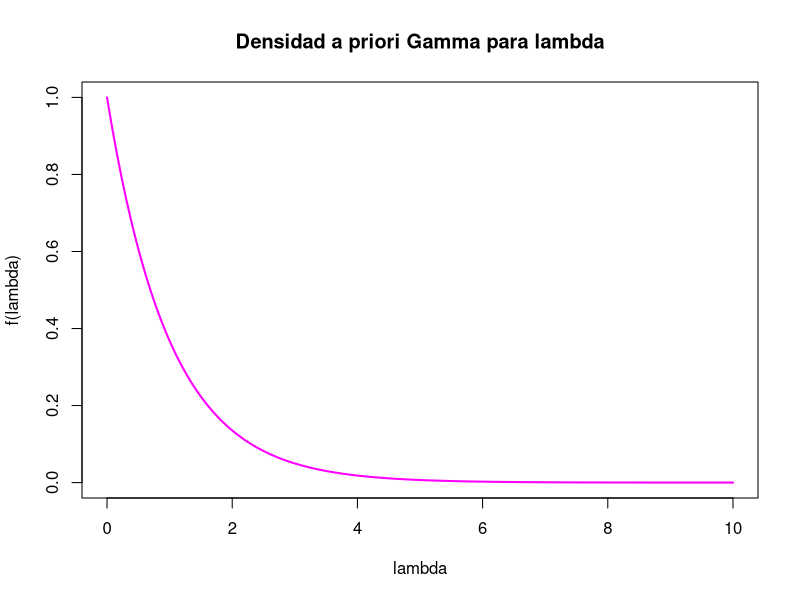
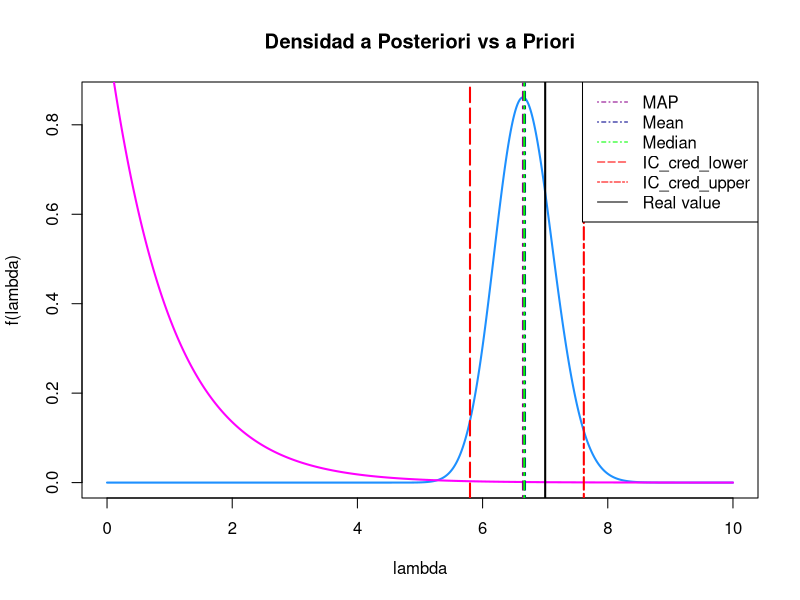
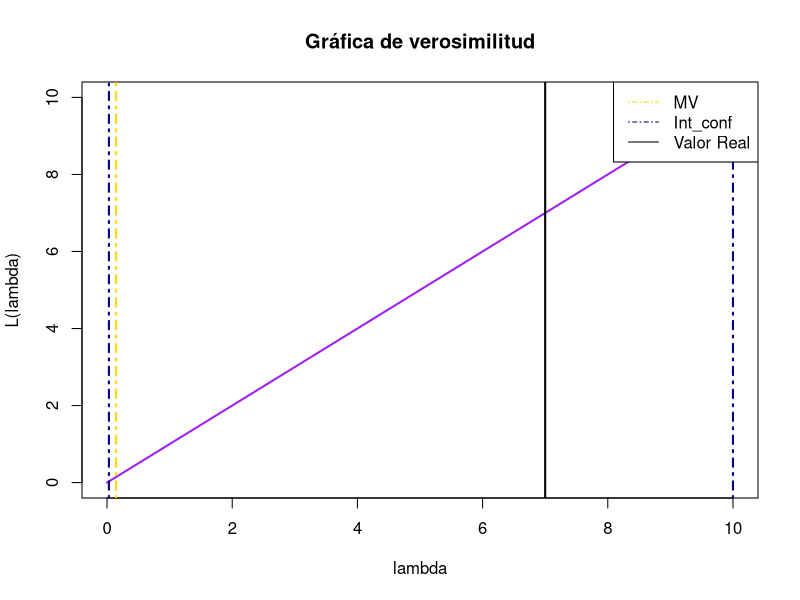

Reproduce these figures in R, in order.
## ---- chunk 1
rm(list = ls())
lambda = 7
n = 30
set.seed(1010)
x = rpois(n, lambda)

## ---- chunk 2
alpha =1
beta =1
p_range = seq(0, 10, .01)
priori_l = dgamma(p_range, rate = beta, shape = alpha)
plot(p_range, priori_l, col="magenta", type ="l", lwd = 2, xlab = "lambda", ylab = "f(lambda)", main = "Densidad a priori Gamma para lambda")
## ---- chunk 3
alpha_p = sum(x)*alpha
beta_p = n + beta

post_l = dgamma(p_range, rate = beta_p, shape = alpha_p)

plot(p_range, post_l, col="dodgerblue", type ="l", lwd = 2, xlab = "lambda", ylab = "f(lambda)", main = "Densidad a Posteriori vs a Priori")
lines(p_range, priori_l, col="magenta", type ="l", lwd = 2)

IC_cred = qgamma(c(0.025, 0.975), shape = alpha_p, rate = beta_p)

MAP = (alpha_p-1)/beta_p
Mean = alpha_p/beta_p
Median = qgamma(0.5, shape = alpha_p, rate = beta_p)

abline(v = MAP, lwd = 2, col = "darkmagenta", lty = 4)
abline(v = Mean, lwd = 2, col = "blue4", lty = 4)
abline(v = Median, lwd = 2, col = "green", lty = 4)
abline(v = IC_cred[1], lwd = 2, col = "red", lty = 5)
abline(v = IC_cred[2], lwd = 2, col = "red", lty = 6)
abline(v = lambda, lwd = 2, col = "black", lty = 1)
legend("topright", c("MAP", "Mean", "Median", "IC_cred_lower", "IC_cred_upper", "Real value"), lty = c(4, 4, 4, 5, 6, 1), col = c("darkmagenta", "blue4", "green", "red", "red", "black"))


cat("MAP = ", MAP, "\n")
cat("Mean = ", Mean, "\n")
cat("Median = ", Median, "\n")
cat("Intervalo de credibilidad = ", IC_cred, "\n")
cat("Valor Real = ", lambda, "\n")

## ---- chunk 4

verosim_v = c()
for (l in p_range) {
  verosim = l
  verosim_v = append(verosim_v, verosim)
}

MV = (alpha*n)/sum(x) 

threshold = MV * exp(-qchisq(0.95, df = 1) / 2)

IC_lower = min(p_range[verosim_v >= threshold])
IC_upper = max(p_range[verosim_v >= threshold])

plot(p_range, verosim_v, col="purple", type ="l", lwd = 2, xlab = "lambda", ylab = "L(lambda)", main = "Gráfica de verosimilitud")
abline(v = MV, lwd = 2, col = "gold", lty = 4)
abline(v = IC_lower , lwd = 2, col = "blue4", lty = 4)
abline(v = IC_upper, lwd = 2, col = "blue4", lty = 4)
abline(v = lambda, lwd = 2, col = "black", lty = 1)
legend("topright", c("MV", "Int_conf", "Valor Real"), lty = c(4, 4, 1), col = c("gold", "blue4", "black"))


cat("MV = ", MV, "\n")
cat("Confidence Interval = ", IC_lower, ",", IC_upper)
